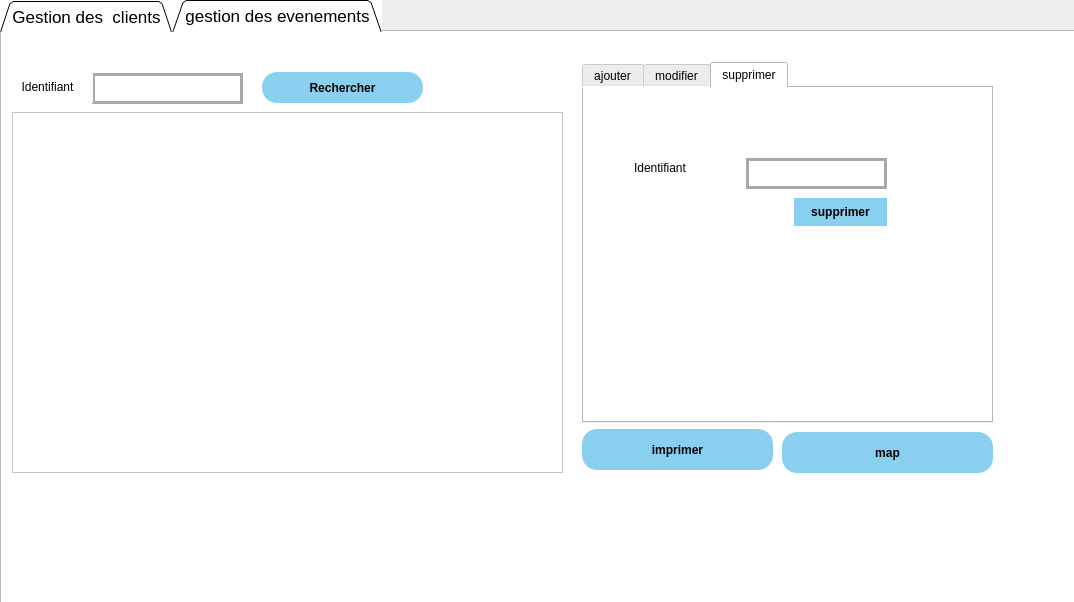
<?xml version="1.0" encoding="UTF-8"?>
<ui version="4.0">
 <class>Dialog</class>
 <widget class="QDialog" name="Dialog">
  <property name="geometry">
   <rect>
    <x>0</x>
    <y>0</y>
    <width>1074</width>
    <height>602</height>
   </rect>
  </property>
  <property name="windowTitle">
   <string>Dialog</string>
  </property>
  <widget class="QTabWidget" name="tab_9">
   <property name="geometry">
    <rect>
     <x>0</x>
     <y>0</y>
     <width>1321</width>
     <height>641</height>
    </rect>
   </property>
   <property name="font">
    <font>
     <pointsize>13</pointsize>
    </font>
   </property>
   <property name="styleSheet">
    <string notr="true">background-color:rgb(255,255,255);</string>
   </property>
   <property name="tabShape">
    <enum>QTabWidget::Triangular</enum>
   </property>
   <property name="currentIndex">
    <number>1</number>
   </property>
   <widget class="QWidget" name="tab">
    <attribute name="title">
     <string>Gestion des  clients</string>
    </attribute>
    <widget class="QTabWidget" name="tabWidget_2">
     <property name="geometry">
      <rect>
       <x>-10</x>
       <y>0</y>
       <width>1121</width>
       <height>571</height>
      </rect>
     </property>
     <property name="styleSheet">
      <string notr="true">background-color:rgb(255,255,255);</string>
     </property>
     <property name="currentIndex">
      <number>0</number>
     </property>
     <widget class="QWidget" name="tab_3">
      <attribute name="title">
       <string>Ajouter</string>
      </attribute>
      <widget class="QGroupBox" name="groupBox_13">
       <property name="geometry">
        <rect>
         <x>10</x>
         <y>10</y>
         <width>1041</width>
         <height>461</height>
        </rect>
       </property>
       <property name="title">
        <string>Employe</string>
       </property>
       <widget class="QLabel" name="label_32">
        <property name="geometry">
         <rect>
          <x>20</x>
          <y>110</y>
          <width>111</width>
          <height>31</height>
         </rect>
        </property>
        <property name="styleSheet">
         <string notr="true">font: 75 12pt &quot;MS Shell Dlg 2&quot;;</string>
        </property>
        <property name="text">
         <string>&lt;html&gt;&lt;head/&gt;&lt;body&gt;&lt;p align=&quot;center&quot;&gt;&lt;span style=&quot; font-size:9pt;&quot;&gt;Nom&lt;/span&gt;&lt;/p&gt;&lt;/body&gt;&lt;/html&gt;</string>
        </property>
       </widget>
       <widget class="QLineEdit" name="lineEdit_1">
        <property name="geometry">
         <rect>
          <x>60</x>
          <y>70</y>
          <width>221</width>
          <height>31</height>
         </rect>
        </property>
        <property name="styleSheet">
         <string notr="true">background-color: rgb(255,255,255);
border: 3px solid darkgray;
</string>
        </property>
       </widget>
       <widget class="QLabel" name="label_33">
        <property name="geometry">
         <rect>
          <x>30</x>
          <y>180</y>
          <width>111</width>
          <height>31</height>
         </rect>
        </property>
        <property name="text">
         <string>&lt;html&gt;&lt;head/&gt;&lt;body&gt;&lt;p align=&quot;center&quot;&gt;&lt;span style=&quot; font-size:9pt;&quot;&gt;Prénom&lt;/span&gt;&lt;/p&gt;&lt;/body&gt;&lt;/html&gt;</string>
        </property>
       </widget>
       <widget class="QLineEdit" name="lineEdit_2">
        <property name="geometry">
         <rect>
          <x>60</x>
          <y>140</y>
          <width>221</width>
          <height>31</height>
         </rect>
        </property>
        <property name="styleSheet">
         <string notr="true">background-color: rgb(255,255,255);
border: 3px solid darkgray;
</string>
        </property>
       </widget>
       <widget class="QLabel" name="label_34">
        <property name="geometry">
         <rect>
          <x>40</x>
          <y>250</y>
          <width>111</width>
          <height>31</height>
         </rect>
        </property>
        <property name="text">
         <string>&lt;html&gt;&lt;head/&gt;&lt;body&gt;&lt;p align=&quot;center&quot;&gt;&lt;span style=&quot; font-size:9pt;&quot;&gt;Num. Tel&lt;/span&gt;&lt;/p&gt;&lt;/body&gt;&lt;/html&gt;</string>
        </property>
       </widget>
       <widget class="QLineEdit" name="lineEdit_3">
        <property name="geometry">
         <rect>
          <x>60</x>
          <y>210</y>
          <width>221</width>
          <height>31</height>
         </rect>
        </property>
        <property name="styleSheet">
         <string notr="true">background-color: rgb(255,255,255);
border: 3px solid darkgray;
</string>
        </property>
       </widget>
       <widget class="QLabel" name="label_35">
        <property name="geometry">
         <rect>
          <x>40</x>
          <y>40</y>
          <width>111</width>
          <height>21</height>
         </rect>
        </property>
        <property name="styleSheet">
         <string notr="true">font: 75 12pt &quot;MS Shell Dlg 2&quot;;</string>
        </property>
        <property name="text">
         <string>&lt;html&gt;&lt;head/&gt;&lt;body&gt;&lt;p align=&quot;center&quot;&gt;&lt;span style=&quot; font-size:9pt;&quot;&gt;Identifiant&lt;/span&gt;&lt;/p&gt;&lt;p align=&quot;center&quot;&gt;&lt;br/&gt;&lt;/p&gt;&lt;/body&gt;&lt;/html&gt;</string>
        </property>
       </widget>
       <widget class="QLineEdit" name="lineEdit_4">
        <property name="geometry">
         <rect>
          <x>60</x>
          <y>280</y>
          <width>221</width>
          <height>31</height>
         </rect>
        </property>
        <property name="styleSheet">
         <string notr="true">background-color: rgb(255,255,255);
border: 3px solid darkgray;
</string>
        </property>
       </widget>
       <widget class="QPushButton" name="pushButton_ajouter_client">
        <property name="geometry">
         <rect>
          <x>220</x>
          <y>360</y>
          <width>241</width>
          <height>61</height>
         </rect>
        </property>
        <property name="styleSheet">
         <string notr="true">QPushButton {
padding: 5px;
border-radius: 15px;
background-color:rgb(137,207,240);
font-weight: bold;
color:black;
}
QPushButton:hover
{
color :white;
}</string>
        </property>
        <property name="text">
         <string>Ajouter Client</string>
        </property>
       </widget>
       <widget class="QLabel" name="label_39">
        <property name="geometry">
         <rect>
          <x>370</x>
          <y>40</y>
          <width>111</width>
          <height>31</height>
         </rect>
        </property>
        <property name="text">
         <string>&lt;html&gt;&lt;head/&gt;&lt;body&gt;&lt;p align=&quot;center&quot;&gt;&lt;span style=&quot; font-size:9pt;&quot;&gt;CIN&lt;/span&gt;&lt;/p&gt;&lt;p align=&quot;center&quot;&gt;&lt;br/&gt;&lt;/p&gt;&lt;/body&gt;&lt;/html&gt;</string>
        </property>
       </widget>
       <widget class="QLineEdit" name="lineEdit_5">
        <property name="geometry">
         <rect>
          <x>410</x>
          <y>70</y>
          <width>221</width>
          <height>31</height>
         </rect>
        </property>
        <property name="styleSheet">
         <string notr="true">background-color: rgb(255,255,255);
border: 3px solid darkgray;
</string>
        </property>
       </widget>
       <widget class="QLabel" name="label_41">
        <property name="geometry">
         <rect>
          <x>370</x>
          <y>110</y>
          <width>111</width>
          <height>31</height>
         </rect>
        </property>
        <property name="text">
         <string>&lt;html&gt;&lt;head/&gt;&lt;body&gt;&lt;p align=&quot;center&quot;&gt;Email&lt;/p&gt;&lt;/body&gt;&lt;/html&gt;</string>
        </property>
       </widget>
       <widget class="QLineEdit" name="lineEdit_6">
        <property name="geometry">
         <rect>
          <x>410</x>
          <y>140</y>
          <width>221</width>
          <height>31</height>
         </rect>
        </property>
        <property name="styleSheet">
         <string notr="true">background-color: rgb(255,255,255);
border: 3px solid darkgray;
</string>
        </property>
       </widget>
       <widget class="QLabel" name="label_42">
        <property name="geometry">
         <rect>
          <x>370</x>
          <y>180</y>
          <width>111</width>
          <height>31</height>
         </rect>
        </property>
        <property name="text">
         <string>&lt;html&gt;&lt;head/&gt;&lt;body&gt;&lt;p align=&quot;center&quot;&gt;Age &lt;/p&gt;&lt;p align=&quot;center&quot;&gt;&lt;br/&gt;&lt;/p&gt;&lt;/body&gt;&lt;/html&gt;</string>
        </property>
       </widget>
       <widget class="QLineEdit" name="lineEdit_9">
        <property name="geometry">
         <rect>
          <x>410</x>
          <y>210</y>
          <width>221</width>
          <height>31</height>
         </rect>
        </property>
        <property name="styleSheet">
         <string notr="true">background-color: rgb(255,255,255);
border: 3px solid darkgray;
</string>
        </property>
       </widget>
      </widget>
     </widget>
     <widget class="QWidget" name="tab_6">
      <attribute name="title">
       <string>Afficher</string>
      </attribute>
      <widget class="QLabel" name="label_37">
       <property name="geometry">
        <rect>
         <x>20</x>
         <y>50</y>
         <width>91</width>
         <height>31</height>
        </rect>
       </property>
       <property name="text">
        <string>&lt;html&gt;&lt;head/&gt;&lt;body&gt;&lt;p align=&quot;center&quot;&gt;Identifiant&lt;/p&gt;&lt;/body&gt;&lt;/html&gt;</string>
       </property>
      </widget>
      <widget class="QLineEdit" name="lineEdit_13">
       <property name="geometry">
        <rect>
         <x>110</x>
         <y>40</y>
         <width>171</width>
         <height>41</height>
        </rect>
       </property>
       <property name="toolTip">
        <string>Identifiant</string>
       </property>
       <property name="styleSheet">
        <string notr="true">background-color: rgb(255,255,255);
border: 3px solid darkgray;
</string>
       </property>
      </widget>
      <widget class="QPushButton" name="pushButton_rechercher_client">
       <property name="geometry">
        <rect>
         <x>290</x>
         <y>40</y>
         <width>91</width>
         <height>41</height>
        </rect>
       </property>
       <property name="styleSheet">
        <string notr="true">QPushButton {
padding: 5px;
border-radius: 15px;
background-color:rgb(137,207,240);
font-weight: bold;
color:black;
}
QPushButton:hover
{
color :white;
}</string>
       </property>
       <property name="text">
        <string>Rechercher</string>
       </property>
      </widget>
      <widget class="QTableView" name="tabclient">
       <property name="geometry">
        <rect>
         <x>20</x>
         <y>100</y>
         <width>1031</width>
         <height>421</height>
        </rect>
       </property>
       <property name="styleSheet">
        <string notr="true">background-color: rgb(255, 255, 255);</string>
       </property>
      </widget>
      <widget class="QPushButton" name="pushButton_imprimer">
       <property name="geometry">
        <rect>
         <x>920</x>
         <y>40</y>
         <width>131</width>
         <height>41</height>
        </rect>
       </property>
       <property name="styleSheet">
        <string notr="true">QPushButton {
padding: 5px;
border-radius: 15px;
background-color:rgb(137,207,240);
font-weight: bold;
color:black;
}
QPushButton:hover
{
color :white;
}</string>
       </property>
       <property name="text">
        <string>Imprimer</string>
       </property>
      </widget>
      <widget class="QRadioButton" name="radioButton_tri_client">
       <property name="geometry">
        <rect>
         <x>410</x>
         <y>40</y>
         <width>141</width>
         <height>41</height>
        </rect>
       </property>
       <property name="styleSheet">
        <string notr="true">border: 2px solid black;
border-radius: 10px;
padding: 0 8px;
text-align:center;</string>
       </property>
       <property name="text">
        <string>Trier par ID</string>
       </property>
      </widget>
      <widget class="QRadioButton" name="radioButton_tri_client_2">
       <property name="geometry">
        <rect>
         <x>570</x>
         <y>40</y>
         <width>141</width>
         <height>41</height>
        </rect>
       </property>
       <property name="styleSheet">
        <string notr="true">border: 2px solid black;
border-radius: 10px;
padding: 0 8px;
text-align:center;</string>
       </property>
       <property name="text">
        <string>Trier par Age</string>
       </property>
      </widget>
     </widget>
     <widget class="QWidget" name="tab_5">
      <attribute name="title">
       <string>Modifier</string>
      </attribute>
      <widget class="QGroupBox" name="groupBox_14">
       <property name="geometry">
        <rect>
         <x>20</x>
         <y>10</y>
         <width>981</width>
         <height>391</height>
        </rect>
       </property>
       <property name="title">
        <string>client</string>
       </property>
       <widget class="QLabel" name="label_47">
        <property name="geometry">
         <rect>
          <x>370</x>
          <y>120</y>
          <width>111</width>
          <height>31</height>
         </rect>
        </property>
        <property name="text">
         <string>&lt;html&gt;&lt;head/&gt;&lt;body&gt;&lt;p align=&quot;center&quot;&gt;&lt;span style=&quot; font-size:9pt;&quot;&gt;Num. Tel&lt;/span&gt;&lt;/p&gt;&lt;/body&gt;&lt;/html&gt;</string>
        </property>
       </widget>
       <widget class="QLabel" name="label_48">
        <property name="geometry">
         <rect>
          <x>370</x>
          <y>50</y>
          <width>111</width>
          <height>31</height>
         </rect>
        </property>
        <property name="text">
         <string>&lt;html&gt;&lt;head/&gt;&lt;body&gt;&lt;p align=&quot;center&quot;&gt;Identifiant&lt;/p&gt;&lt;/body&gt;&lt;/html&gt;</string>
        </property>
       </widget>
       <widget class="QLineEdit" name="lineEdit_21">
        <property name="geometry">
         <rect>
          <x>390</x>
          <y>150</y>
          <width>231</width>
          <height>41</height>
         </rect>
        </property>
        <property name="styleSheet">
         <string notr="true">background-color: rgb(255,255,255);
border: 3px solid darkgray;
</string>
        </property>
       </widget>
       <widget class="QPushButton" name="pushButton_modifier_client">
        <property name="geometry">
         <rect>
          <x>390</x>
          <y>300</y>
          <width>231</width>
          <height>41</height>
         </rect>
        </property>
        <property name="styleSheet">
         <string notr="true">QPushButton {
padding: 5px;
border-radius: 15px;
background-color:rgb(137,207,240);
font-weight: bold;
color:black;
}
QPushButton:hover
{
color :white;
}</string>
        </property>
        <property name="text">
         <string>Modifier</string>
        </property>
       </widget>
       <widget class="QComboBox" name="comboBox_ID_modifier">
        <property name="geometry">
         <rect>
          <x>390</x>
          <y>80</y>
          <width>231</width>
          <height>31</height>
         </rect>
        </property>
        <property name="styleSheet">
         <string notr="true">background-color:rgb(233,248,255);</string>
        </property>
       </widget>
       <widget class="QLabel" name="label_50">
        <property name="geometry">
         <rect>
          <x>350</x>
          <y>200</y>
          <width>111</width>
          <height>31</height>
         </rect>
        </property>
        <property name="text">
         <string>&lt;html&gt;&lt;head/&gt;&lt;body&gt;&lt;p align=&quot;center&quot;&gt;Age &lt;/p&gt;&lt;p align=&quot;center&quot;&gt;&lt;br/&gt;&lt;/p&gt;&lt;/body&gt;&lt;/html&gt;</string>
        </property>
       </widget>
       <widget class="QLineEdit" name="lineEdit_22">
        <property name="geometry">
         <rect>
          <x>390</x>
          <y>230</y>
          <width>231</width>
          <height>41</height>
         </rect>
        </property>
        <property name="styleSheet">
         <string notr="true">background-color: rgb(255,255,255);
border: 3px solid darkgray;
</string>
        </property>
       </widget>
      </widget>
     </widget>
     <widget class="QWidget" name="tab_4">
      <attribute name="title">
       <string>Supprimer</string>
      </attribute>
      <widget class="QGroupBox" name="groupBox_15">
       <property name="geometry">
        <rect>
         <x>20</x>
         <y>10</y>
         <width>981</width>
         <height>441</height>
        </rect>
       </property>
       <property name="title">
        <string>Employe</string>
       </property>
       <widget class="QLabel" name="label_11">
        <property name="geometry">
         <rect>
          <x>230</x>
          <y>70</y>
          <width>421</width>
          <height>51</height>
         </rect>
        </property>
        <property name="styleSheet">
         <string notr="true">border: 2px solid black;
border-radius: 10px;
padding: 0 8px;
background: #AFEEEE;
font: bold, &quot;Comic Sans MS&quot;;;
text-align:center;</string>
        </property>
        <property name="text">
         <string>&lt;html&gt;&lt;head/&gt;&lt;body&gt;&lt;p align=&quot;center&quot;&gt;&lt;span style=&quot; font-size:9pt;&quot;&gt;ID client à supprimer&lt;/span&gt;&lt;/p&gt;&lt;/body&gt;&lt;/html&gt;</string>
        </property>
       </widget>
       <widget class="QPushButton" name="pushButton_supprimer_client">
        <property name="geometry">
         <rect>
          <x>330</x>
          <y>200</y>
          <width>83</width>
          <height>30</height>
         </rect>
        </property>
        <property name="styleSheet">
         <string notr="true">QPushButton {
padding: 5px;
border-radius: 15px;
background-color:rgb(137,207,240);
font-weight: bold;
color:black;
}
QPushButton:hover
{
color :white;
}</string>
        </property>
        <property name="text">
         <string>Supprimer</string>
        </property>
       </widget>
       <widget class="QComboBox" name="comboBox_2">
        <property name="geometry">
         <rect>
          <x>310</x>
          <y>150</y>
          <width>241</width>
          <height>31</height>
         </rect>
        </property>
        <property name="styleSheet">
         <string notr="true">background-color:rgb(233,248,255);</string>
        </property>
       </widget>
      </widget>
     </widget>
    </widget>
   </widget>
   <widget class="QWidget" name="tab_7">
    <attribute name="title">
     <string>gestion des evenements</string>
    </attribute>
    <widget class="QTableView" name="tabevenement_2">
     <property name="geometry">
      <rect>
       <x>10</x>
       <y>80</y>
       <width>551</width>
       <height>361</height>
      </rect>
     </property>
    </widget>
    <widget class="QTabWidget" name="tabWidget_5">
     <property name="geometry">
      <rect>
       <x>580</x>
       <y>30</y>
       <width>411</width>
       <height>361</height>
      </rect>
     </property>
     <property name="currentIndex">
      <number>2</number>
     </property>
     <widget class="QWidget" name="tab_16">
      <attribute name="title">
       <string>ajouter</string>
      </attribute>
      <widget class="QLabel" name="label_29">
       <property name="geometry">
        <rect>
         <x>50</x>
         <y>50</y>
         <width>71</width>
         <height>20</height>
        </rect>
       </property>
       <property name="text">
        <string>Identifiant</string>
       </property>
      </widget>
      <widget class="QLabel" name="label_30">
       <property name="geometry">
        <rect>
         <x>50</x>
         <y>100</y>
         <width>56</width>
         <height>16</height>
        </rect>
       </property>
       <property name="text">
        <string>Titre</string>
       </property>
      </widget>
      <widget class="QLabel" name="label_31">
       <property name="geometry">
        <rect>
         <x>50</x>
         <y>150</y>
         <width>56</width>
         <height>16</height>
        </rect>
       </property>
       <property name="text">
        <string>Lieu</string>
       </property>
      </widget>
      <widget class="QLabel" name="label_38">
       <property name="geometry">
        <rect>
         <x>50</x>
         <y>200</y>
         <width>56</width>
         <height>16</height>
        </rect>
       </property>
       <property name="text">
        <string>Date</string>
       </property>
      </widget>
      <widget class="QLineEdit" name="leid_3">
       <property name="geometry">
        <rect>
         <x>160</x>
         <y>40</y>
         <width>151</width>
         <height>31</height>
        </rect>
       </property>
       <property name="styleSheet">
        <string notr="true">background-color: rgb(255,255,255);
border: 3px solid darkgray;
</string>
       </property>
      </widget>
      <widget class="QLineEdit" name="letitre_3">
       <property name="geometry">
        <rect>
         <x>160</x>
         <y>90</y>
         <width>151</width>
         <height>31</height>
        </rect>
       </property>
       <property name="styleSheet">
        <string notr="true">background-color: rgb(255,255,255);
border: 3px solid darkgray;
</string>
       </property>
      </widget>
      <widget class="QLineEdit" name="lelieu_2">
       <property name="geometry">
        <rect>
         <x>160</x>
         <y>140</y>
         <width>151</width>
         <height>31</height>
        </rect>
       </property>
       <property name="styleSheet">
        <string notr="true">background-color: rgb(255,255,255);
border: 3px solid darkgray;
</string>
       </property>
      </widget>
      <widget class="QLineEdit" name="ledate_3">
       <property name="geometry">
        <rect>
         <x>160</x>
         <y>190</y>
         <width>151</width>
         <height>31</height>
        </rect>
       </property>
       <property name="styleSheet">
        <string notr="true">background-color: rgb(255,255,255);
border: 3px solid darkgray;
</string>
       </property>
      </widget>
      <widget class="QPushButton" name="pbajouter1_2">
       <property name="geometry">
        <rect>
         <x>220</x>
         <y>250</y>
         <width>93</width>
         <height>28</height>
        </rect>
       </property>
       <property name="styleSheet">
        <string notr="true">QPushButton {
padding: 5px;
border-radius: 15px;
background-color:rgb(137,207,240);
font-weight: bold;
color:black;
}
QPushButton:hover
{
color :white;
}</string>
       </property>
       <property name="text">
        <string>Ajouter</string>
       </property>
      </widget>
     </widget>
     <widget class="QWidget" name="tab_17">
      <attribute name="title">
       <string>modifier</string>
      </attribute>
      <widget class="QLabel" name="label_40">
       <property name="geometry">
        <rect>
         <x>50</x>
         <y>70</y>
         <width>71</width>
         <height>16</height>
        </rect>
       </property>
       <property name="text">
        <string>Identifiant</string>
       </property>
      </widget>
      <widget class="QLabel" name="label_43">
       <property name="geometry">
        <rect>
         <x>50</x>
         <y>110</y>
         <width>56</width>
         <height>20</height>
        </rect>
       </property>
       <property name="text">
        <string>Titre</string>
       </property>
      </widget>
      <widget class="QLabel" name="label_44">
       <property name="geometry">
        <rect>
         <x>50</x>
         <y>170</y>
         <width>56</width>
         <height>16</height>
        </rect>
       </property>
       <property name="text">
        <string>Lieu</string>
       </property>
      </widget>
      <widget class="QLabel" name="label_46">
       <property name="geometry">
        <rect>
         <x>50</x>
         <y>220</y>
         <width>56</width>
         <height>16</height>
        </rect>
       </property>
       <property name="text">
        <string>Date</string>
       </property>
      </widget>
      <widget class="QLineEdit" name="idmod1_2">
       <property name="geometry">
        <rect>
         <x>160</x>
         <y>60</y>
         <width>151</width>
         <height>31</height>
        </rect>
       </property>
       <property name="styleSheet">
        <string notr="true">background-color: rgb(255,255,255);
border: 3px solid darkgray;
</string>
       </property>
      </widget>
      <widget class="QLineEdit" name="titremod1_2">
       <property name="geometry">
        <rect>
         <x>160</x>
         <y>110</y>
         <width>151</width>
         <height>31</height>
        </rect>
       </property>
       <property name="styleSheet">
        <string notr="true">background-color: rgb(255,255,255);
border: 3px solid darkgray;
</string>
       </property>
      </widget>
      <widget class="QLineEdit" name="lieumod1_2">
       <property name="geometry">
        <rect>
         <x>160</x>
         <y>160</y>
         <width>151</width>
         <height>31</height>
        </rect>
       </property>
       <property name="styleSheet">
        <string notr="true">background-color: rgb(255,255,255);
border: 3px solid darkgray;
</string>
       </property>
      </widget>
      <widget class="QLineEdit" name="datemod1_2">
       <property name="geometry">
        <rect>
         <x>160</x>
         <y>210</y>
         <width>151</width>
         <height>31</height>
        </rect>
       </property>
       <property name="styleSheet">
        <string notr="true">background-color: rgb(255,255,255);
border: 3px solid darkgray;
</string>
       </property>
      </widget>
      <widget class="QPushButton" name="pbmodif1_2">
       <property name="geometry">
        <rect>
         <x>220</x>
         <y>260</y>
         <width>93</width>
         <height>28</height>
        </rect>
       </property>
       <property name="styleSheet">
        <string notr="true">QPushButton {
padding: 5px;
border-radius: 15px;
background-color:rgb(137,207,240);
font-weight: bold;
color:black;
}
QPushButton:hover
{
color :white;
}</string>
       </property>
       <property name="text">
        <string>modifier</string>
       </property>
      </widget>
     </widget>
     <widget class="QWidget" name="tab_18">
      <attribute name="title">
       <string>supprimer</string>
      </attribute>
      <widget class="QLabel" name="label_49">
       <property name="geometry">
        <rect>
         <x>50</x>
         <y>70</y>
         <width>81</width>
         <height>20</height>
        </rect>
       </property>
       <property name="text">
        <string>Identifiant</string>
       </property>
      </widget>
      <widget class="QLineEdit" name="idsupp1_2">
       <property name="geometry">
        <rect>
         <x>162</x>
         <y>70</y>
         <width>141</width>
         <height>31</height>
        </rect>
       </property>
       <property name="styleSheet">
        <string notr="true">background-color: rgb(255,255,255);
border: 3px solid darkgray;
</string>
       </property>
      </widget>
      <widget class="QPushButton" name="pbsupp1_2">
       <property name="geometry">
        <rect>
         <x>210</x>
         <y>110</y>
         <width>93</width>
         <height>28</height>
        </rect>
       </property>
       <property name="styleSheet">
        <string notr="true">QPushButton {
padding: 5px;
border-radius: 15px;
background-color:rgb(137,207,240);
font-weight: bold;
color:black;
}
QPushButton:hover
{
color :white;
}</string>
       </property>
       <property name="text">
        <string>supprimer</string>
       </property>
      </widget>
     </widget>
    </widget>
    <widget class="QLineEdit" name="Asearch_2">
     <property name="geometry">
      <rect>
       <x>90</x>
       <y>41</y>
       <width>151</width>
       <height>31</height>
      </rect>
     </property>
     <property name="styleSheet">
      <string notr="true">background-color: rgb(255,255,255);
border: 3px solid darkgray;
</string>
     </property>
    </widget>
    <widget class="QPushButton" name="pbimprim_2">
     <property name="geometry">
      <rect>
       <x>580</x>
       <y>397</y>
       <width>191</width>
       <height>41</height>
      </rect>
     </property>
     <property name="styleSheet">
      <string notr="true">QPushButton {
padding: 5px;
border-radius: 15px;
background-color:rgb(137,207,240);
font-weight: bold;
color:black;
}
QPushButton:hover
{
color :white;
}</string>
     </property>
     <property name="text">
      <string>imprimer</string>
     </property>
    </widget>
    <widget class="QLabel" name="label_51">
     <property name="geometry">
      <rect>
       <x>0</x>
       <y>40</y>
       <width>91</width>
       <height>31</height>
      </rect>
     </property>
     <property name="text">
      <string>&lt;html&gt;&lt;head/&gt;&lt;body&gt;&lt;p align=&quot;center&quot;&gt;Identifiant&lt;/p&gt;&lt;/body&gt;&lt;/html&gt;</string>
     </property>
    </widget>
    <widget class="QPushButton" name="pushButton_rechercher_evenements">
     <property name="geometry">
      <rect>
       <x>260</x>
       <y>40</y>
       <width>161</width>
       <height>31</height>
      </rect>
     </property>
     <property name="styleSheet">
      <string notr="true">QPushButton {
padding: 5px;
border-radius: 15px;
background-color:rgb(137,207,240);
font-weight: bold;
color:black;
}
QPushButton:hover
{
color :white;
}</string>
     </property>
     <property name="text">
      <string>Rechercher</string>
     </property>
    </widget>
    <widget class="QPushButton" name="pbimprim_3">
     <property name="geometry">
      <rect>
       <x>780</x>
       <y>400</y>
       <width>211</width>
       <height>41</height>
      </rect>
     </property>
     <property name="styleSheet">
      <string notr="true">QPushButton {
padding: 5px;
border-radius: 15px;
background-color:rgb(137,207,240);
font-weight: bold;
color:black;
}
QPushButton:hover
{
color :white;
}</string>
     </property>
     <property name="text">
      <string>map</string>
     </property>
    </widget>
   </widget>
  </widget>
 </widget>
 <resources/>
 <connections/>
</ui>
